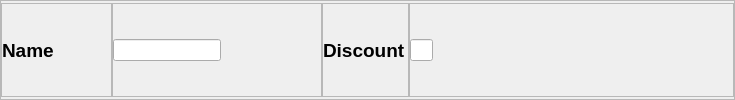
                                    <widget class="QFrame" name="frame_24">
                                     <property name="frameShape">
                                      <enum>QFrame::StyledPanel</enum>
                                     </property>
                                     <property name="frameShadow">
                                      <enum>QFrame::Raised</enum>
                                     </property>
                                     <layout class="QHBoxLayout" name="horizontalLayout_33">
                                      <property name="spacing">
                                       <number>0</number>
                                      </property>
                                      <property name="leftMargin">
                                       <number>0</number>
                                      </property>
                                      <property name="topMargin">
                                       <number>2</number>
                                      </property>
                                      <property name="rightMargin">
                                       <number>0</number>
                                      </property>
                                      <property name="bottomMargin">
                                       <number>2</number>
                                      </property>
                                      <item>
                                       <widget class="QFrame" name="frame_41">
                                        <property name="frameShape">
                                         <enum>QFrame::StyledPanel</enum>
                                        </property>
                                        <property name="frameShadow">
                                         <enum>QFrame::Raised</enum>
                                        </property>
                                        <layout class="QHBoxLayout" name="horizontalLayout_34">
                                         <property name="spacing">
                                          <number>0</number>
                                         </property>
                                         <property name="leftMargin">
                                          <number>0</number>
                                         </property>
                                         <property name="topMargin">
                                          <number>0</number>
                                         </property>
                                         <property name="rightMargin">
                                          <number>57</number>
                                         </property>
                                         <property name="bottomMargin">
                                          <number>0</number>
                                         </property>
                                         <item>
                                          <widget class="QLabel" name="label_2">
                                           <property name="font">
                                            <font>
                                             <pointsize>14</pointsize>
                                             <weight>75</weight>
                                             <bold>true</bold>
                                            </font>
                                           </property>
                                           <property name="text">
                                            <string>Name</string>
                                           </property>
                                          </widget>
                                         </item>
                                        </layout>
                                       </widget>
                                      </item>
                                      <item>
                                       <widget class="QFrame" name="frame_44">
                                        <property name="frameShape">
                                         <enum>QFrame::StyledPanel</enum>
                                        </property>
                                        <property name="frameShadow">
                                         <enum>QFrame::Raised</enum>
                                        </property>
                                        <layout class="QHBoxLayout" name="horizontalLayout_37">
                                         <property name="leftMargin">
                                          <number>0</number>
                                         </property>
                                         <property name="rightMargin">
                                          <number>100</number>
                                         </property>
                                         <item>
                                          <widget class="QLineEdit" name="lineEdit_name_2"/>
                                         </item>
                                        </layout>
                                       </widget>
                                      </item>
                                      <item>
                                       <widget class="QFrame" name="frame_42">
                                        <property name="frameShape">
                                         <enum>QFrame::StyledPanel</enum>
                                        </property>
                                        <property name="frameShadow">
                                         <enum>QFrame::Raised</enum>
                                        </property>
                                        <layout class="QHBoxLayout" name="horizontalLayout_35">
                                         <property name="spacing">
                                          <number>0</number>
                                         </property>
                                         <property name="leftMargin">
                                          <number>0</number>
                                         </property>
                                         <property name="topMargin">
                                          <number>0</number>
                                         </property>
                                         <property name="rightMargin">
                                          <number>2</number>
                                         </property>
                                         <property name="bottomMargin">
                                          <number>0</number>
                                         </property>
                                         <item>
                                          <widget class="QLabel" name="label_6">
                                           <property name="font">
                                            <font>
                                             <pointsize>14</pointsize>
                                             <weight>75</weight>
                                             <bold>true</bold>
                                            </font>
                                           </property>
                                           <property name="text">
                                            <string>Discount</string>
                                           </property>
                                          </widget>
                                         </item>
                                        </layout>
                                       </widget>
                                      </item>
                                      <item>
                                       <widget class="QFrame" name="frame_43">
                                        <property name="frameShape">
                                         <enum>QFrame::StyledPanel</enum>
                                        </property>
                                        <property name="frameShadow">
                                         <enum>QFrame::Raised</enum>
                                        </property>
                                        <layout class="QHBoxLayout" name="horizontalLayout_36">
                                         <property name="spacing">
                                          <number>0</number>
                                         </property>
                                         <property name="leftMargin">
                                          <number>0</number>
                                         </property>
                                         <property name="topMargin">
                                          <number>0</number>
                                         </property>
                                         <property name="rightMargin">
                                          <number>300</number>
                                         </property>
                                         <property name="bottomMargin">
                                          <number>0</number>
                                         </property>
                                         <item>
                                          <widget class="QLineEdit" name="lineEdit_discount_2">
                                           <property name="font">
                                            <font>
                                             <pointsize>-1</pointsize>
                                            </font>
                                           </property>
                                          </widget>
                                         </item>
                                        </layout>
                                       </widget>
                                      </item>
                                     </layout>
                                    </widget>
